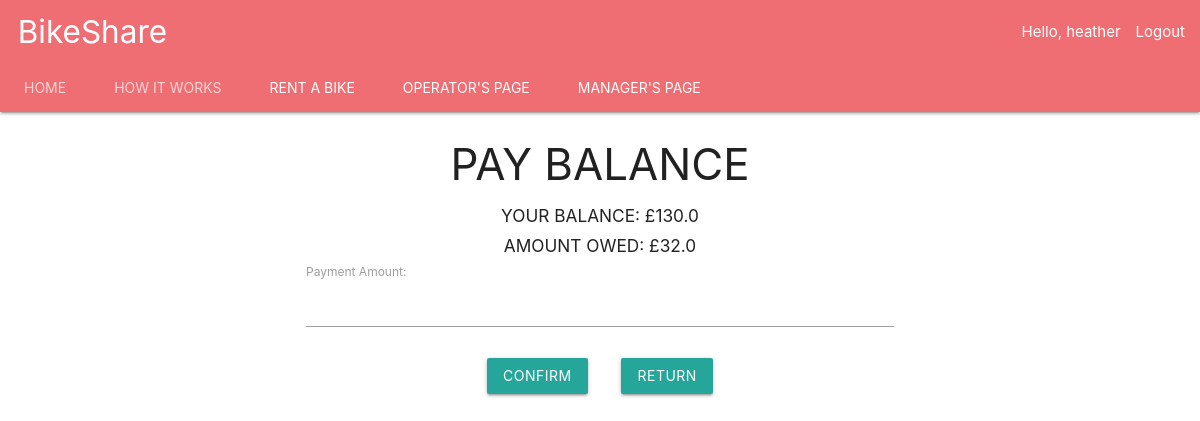
The app's page /pay-balance/ (signed in), older data.
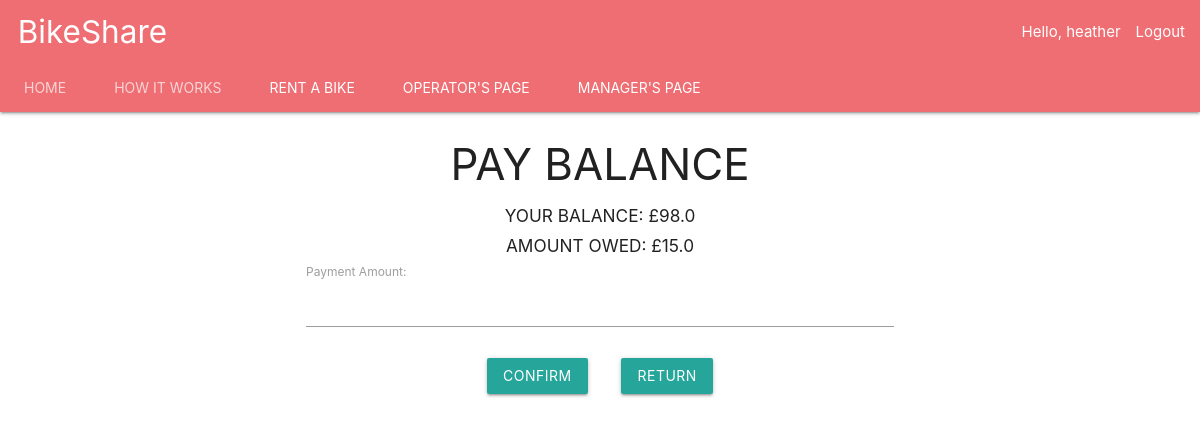
The same page, newer data.
### account/models.py (models this page shows, shortened)
class Account(AbstractBaseUser):
    username = models.CharField(max_length=30, unique=True)
    email = models.EmailField(verbose_name='email', max_length=60, unique=True)
    date_joined = models.DateTimeField(verbose_name='date joined', auto_now_add=True)
    last_login = models.DateTimeField(verbose_name='last login', auto_now=True)
    role = models.CharField(max_length=10, choices=ROLE_CHOICES, default='Customer')
    is_admin = models.BooleanField(default=False)
    is_active = models.BooleanField(default=True)
    is_staff = models.BooleanField(default=False)
    is_superuser = models.BooleanField(default=False)
    hires_in_progress = models.IntegerField(default=0)
    wallet_balance = models.FloatField(default=0.00)
    amount_owed = models.FloatField(default=0.00)
    USERNAME_FIELD = 'username'
    REQUIRED_FIELDS = ['email']
    objects = MyAccountManager()

### BikeShare/views.py (the view)
# urls.py: path('pay-balance/', views.pay_balance, name='pay-balance'),
def pay_balance(request):
    form = PayBalanceForm()
    return render(request, 'pay_balance.html', context={'form':form})

### BikeShare/forms.py
class PayBalanceForm(forms.Form):
    money = forms.FloatField(label='Payment Amount')

### BikeShare/templates/pay_balance.html (shortened to what this page needs)
{% extends 'base.html' %}
{% block content %}
<form method="post" action="{% url 'bikeshare:pay-balance-submit' %}">
  <h3><center>PAY BALANCE</center> </h3>
    <h6><center>YOUR BALANCE: £{{ request.user.wallet_balance }}</center> </h6>
    <h6><center>AMOUNT OWED: £{{ request.user.amount_owed }}</center> </h6>
    <div class="container">
        {{ form }}
  </div>
  <div class="container" align="center" >
    <br>
    <button type="submit" id ="topup" class="waves-effect waves-light btn">confirm
    </button>&nbsp&nbsp&nbsp&nbsp&nbsp&nbsp&nbsp
    <button type="button" id="cancel" class="cancelbtn waves-effect waves-light btn" onclick="location.href='{% url 'bikeshare:bikeshare-customer' %}'">
      Return</button>
  </div>
</form>
{% endblock %}

### BikeShare/templates/navbar.html (shortened to what this page needs)
{% block content %}
<body>
 <nav class="nav-extended">
    <div class="nav-wrapper">
      <a href="#" class="brand-logo"> &nbsp; BikeShare</a>
      <ul id="nav-mobile" class="right hide-on-med-and-down">
          <li>
              {% if request.user.is_authenticated  %}
                  <li class="tab">Hello, {{ request.user.username }}  </li><li> <a href="{% url 'bikeshare:logout' %}">Logout</a></a></li>
            {% else %}
                  <li>   <a href="{% url 'bikeshare:login' %}">Login </li></a><li> <a href="{% url 'bikeshare:signup' %}"> Register</a></li>
        {% endif %}
          </li>
      </ul>
    </div>
    <div class="nav-content">
      <ul class="tabs tabs-transparent">
        <li class="tab"><a href="{% url 'bikeshare:bikeshare-main' %}">Home</a></li>
          <li class="tab"><a href="{% url 'bikeshare:howitworks' %}">How it Works</a></li>
          {% if request.user.is_superuser %}
        <li class="tab"><a class="active" href="{% url 'bikeshare:bikeshare-customer' %}">Rent A Bike</a></li>
          <li class="tab"><a class="active" href="{% url 'bikeshare:bikeshare-operator' %}">Operator's Page</a></li>
         <li class="tab"><a class="active" href="{% url 'bikeshare:bikeshare-manager' %}">Manager's Page</a></li>
        {% elif request.user.role == 'Customer' %}
        <li class="tab"><a class="active" href="{% url 'bikeshare:bikeshare-customer' %}">Rent A Bike</a></li>
          {% elif request.user.role == 'Operator' %}
          <li class="tab"><a class="active" href="{% url 'bikeshare:bikeshare-operator' %}">Operator's Page</a></li>
         {% elif request.user.role == 'Manager' %}
         <li class="tab"><a class="active" href="{% url 'bikeshare:bikeshare-manager' %}">Manager's Page</a></li>
        {% endif %}
      </ul>
    </div>
  </nav>
{% endblock %}

Row changes from the older to the newer data that the page shows:
changed Account "heather": user.wallet_balance "130.0" → "98.0"; user.amount_owed "32.0" → "15.0"
